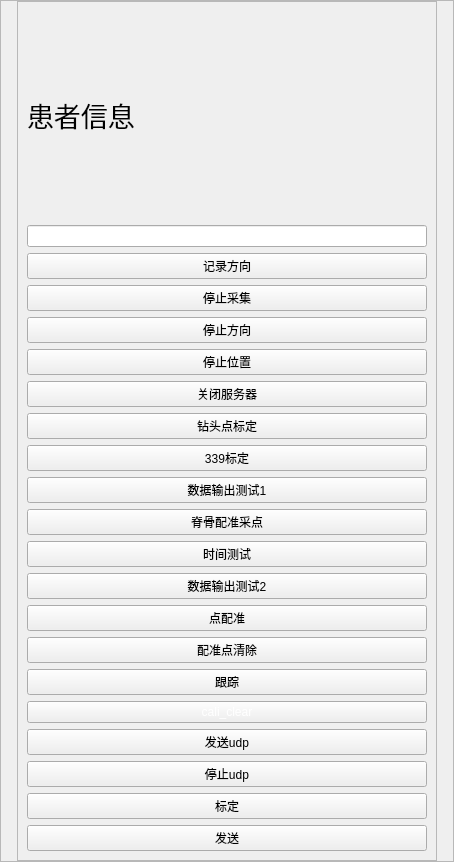
           <widget class="QFrame" name="frame_666">
            <property name="minimumSize">
             <size>
              <width>454</width>
              <height>0</height>
             </size>
            </property>
            <property name="maximumSize">
             <size>
              <width>454</width>
              <height>16777215</height>
             </size>
            </property>
            <property name="styleSheet">
             <string notr="true">QFrame#frame_666
{
	background-color: rgb(35, 35, 35);
}</string>
            </property>
            <property name="frameShape">
             <enum>QFrame::StyledPanel</enum>
            </property>
            <property name="frameShadow">
             <enum>QFrame::Raised</enum>
            </property>
            <layout class="QHBoxLayout" name="horizontalLayout_42">
             <property name="spacing">
              <number>0</number>
             </property>
             <property name="leftMargin">
              <number>0</number>
             </property>
             <property name="topMargin">
              <number>0</number>
             </property>
             <property name="rightMargin">
              <number>0</number>
             </property>
             <property name="bottomMargin">
              <number>0</number>
             </property>
             <item>
              <widget class="QFrame" name="frame02_2">
               <property name="minimumSize">
                <size>
                 <width>420</width>
                 <height>860</height>
                </size>
               </property>
               <property name="maximumSize">
                <size>
                 <width>420</width>
                 <height>860</height>
                </size>
               </property>
               <property name="styleSheet">
                <string notr="true">QFrame#frame02
{
background-color: rgb(46, 46, 46);
border-radius:10px;
border:1px solid;
	border-color: rgb(158, 158, 158);
}</string>
               </property>
               <property name="frameShape">
                <enum>QFrame::StyledPanel</enum>
               </property>
               <property name="frameShadow">
                <enum>QFrame::Raised</enum>
               </property>
               <layout class="QVBoxLayout" name="verticalLayout_7">
                <item>
                 <widget class="QLabel" name="label_2">
                  <property name="font">
                   <font>
                    <pointsize>20</pointsize>
                   </font>
                  </property>
                  <property name="text">
                   <string>患者信息</string>
                  </property>
                 </widget>
                </item>
                <item>
                 <widget class="QLineEdit" name="lineEdit"/>
                </item>
                <item>
                 <widget class="QPushButton" name="file_recordD">
                  <property name="text">
                   <string>记录方向</string>
                  </property>
                 </widget>
                </item>
                <item>
                 <widget class="QPushButton" name="PointClouds_Stop">
                  <property name="text">
                   <string>停止采集</string>
                  </property>
                 </widget>
                </item>
                <item>
                 <widget class="QPushButton" name="file_stopD">
                  <property name="text">
                   <string>停止方向</string>
                  </property>
                 </widget>
                </item>
                <item>
                 <widget class="QPushButton" name="file_stopP">
                  <property name="text">
                   <string>停止位置</string>
                  </property>
                 </widget>
                </item>
                <item>
                 <widget class="QPushButton" name="close_listen">
                  <property name="text">
                   <string>关闭服务器</string>
                  </property>
                 </widget>
                </item>
                <item>
                 <widget class="QPushButton" name="bd449position">
                  <property name="text">
                   <string>钻头点标定</string>
                  </property>
                 </widget>
                </item>
                <item>
                 <widget class="QPushButton" name="file_recordP">
                  <property name="text">
                   <string>339标定</string>
                  </property>
                 </widget>
                </item>
                <item>
                 <widget class="QPushButton" name="test_date_1">
                  <property name="text">
                   <string>数据输出测试1</string>
                  </property>
                 </widget>
                </item>
                <item>
                 <widget class="QPushButton" name="pbt_record">
                  <property name="text">
                   <string>脊骨配准采点</string>
                  </property>
                 </widget>
                </item>
                <item>
                 <widget class="QPushButton" name="time_test">
                  <property name="text">
                   <string>时间测试</string>
                  </property>
                 </widget>
                </item>
                <item>
                 <widget class="QPushButton" name="test_date_2">
                  <property name="text">
                   <string>数据输出测试2</string>
                  </property>
                 </widget>
                </item>
                <item>
                 <widget class="QPushButton" name="registion">
                  <property name="text">
                   <string>点配准</string>
                  </property>
                 </widget>
                </item>
                <item>
                 <widget class="QPushButton" name="regis_clear">
                  <property name="text">
                   <string>配准点清除</string>
                  </property>
                 </widget>
                </item>
                <item>
                 <widget class="QPushButton" name="send_Posi">
                  <property name="text">
                   <string>跟踪</string>
                  </property>
                 </widget>
                </item>
                <item>
                 <widget class="QPushButton" name="cali_clear">
                  <property name="styleSheet">
                   <string notr="true">color: rgb(255, 255, 255);</string>
                  </property>
                  <property name="text">
                   <string>cali_clear</string>
                  </property>
                 </widget>
                </item>
                <item>
                 <widget class="QPushButton" name="send_data_udp">
                  <property name="text">
                   <string>发送udp</string>
                  </property>
                 </widget>
                </item>
                <item>
                 <widget class="QPushButton" name="stop_data_udp">
                  <property name="text">
                   <string>停止udp</string>
                  </property>
                 </widget>
                </item>
                <item>
                 <widget class="QPushButton" name="transmat">
                  <property name="text">
                   <string>标定</string>
                  </property>
                 </widget>
                </item>
                <item>
                 <widget class="QPushButton" name="send_data">
                  <property name="text">
                   <string>发送</string>
                  </property>
                 </widget>
                </item>
               </layout>
              </widget>
             </item>
            </layout>
           </widget>
